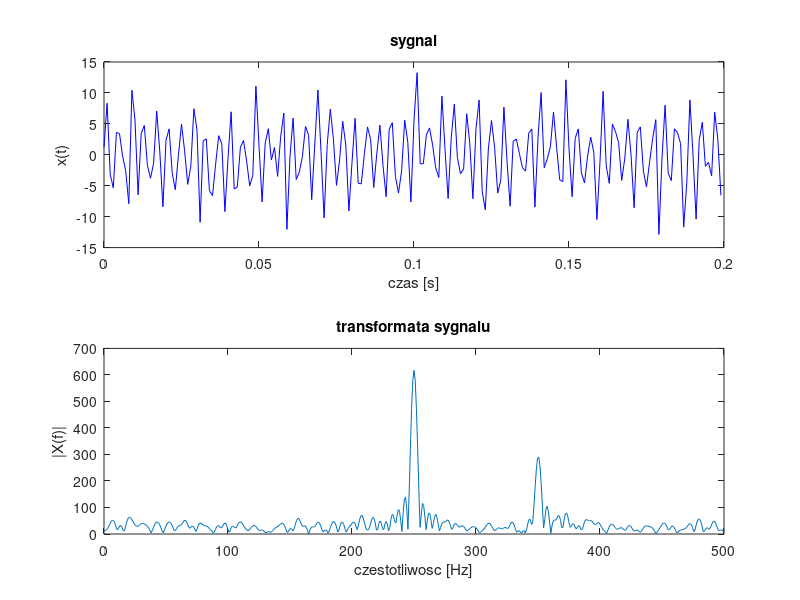

Write the MATLAB code that produced this figure.
clear all;
close all;


fp=1000;
N=200;
t=0:1/fp:(N-1)/fp;
x=6*sin(2*pi*250*t)+3*sin(2*pi*350*t)+2*randn(1,N);

subplot(2,1,1);
grid on;

plot(t,x,'b');
title('sygnal');
xlabel('czas [s]');
ylabel('x(t)');

Nf=1024;
Nf21=Nf/2+1;
v=fft(x,Nf);  %transformata fouriera
w=abs(v);
f=linspace(0,fp/2,Nf21); %generowanie osi częstotliwości (początek, koniec, ilośc punktów)
subplot(2,1,2);
plot(f,w(1:Nf21));
title('transformata sygnalu');
xlabel('czestotliwosc [Hz]');
ylabel('|X(f)|');

%%%%%%%%%%%%%%%%%%%%%%%%%%

